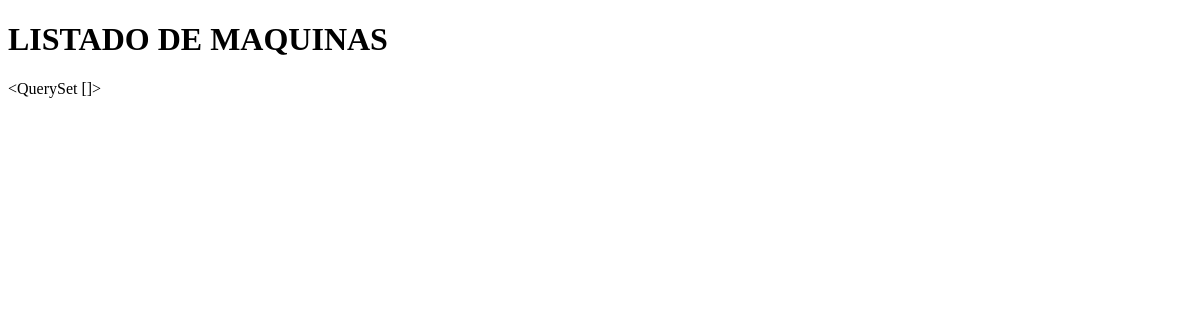
The app's page /supervisor/lista_maquinas/, older data.
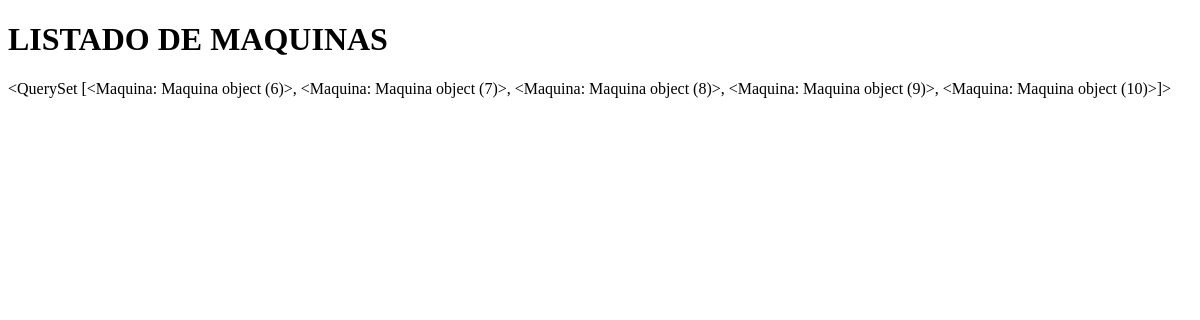
The same page, newer data.
### supervisor/models.py (models this page shows, shortened)
class AbstractClass(models.Model):
    created_at = models.DateTimeField(auto_now_add=True)
    updated_at = models.DateTimeField(auto_now=True)
    class Meta:
        abstract=True

class Maquina(AbstractClass):
    estado = models.CharField(max_length=100)
    nombre_maquina = models.CharField(max_length=250, null = False)
    operario = models.ForeignKey(Operario, on_delete=models.SET_NULL, null=True)
    activo_desde = models.DateTimeField()
    tiempo_actual_con_articulo = models.DateTimeField()
    cantidad_producidos = models.IntegerField()
    maquina_automatica = models.BooleanField(default=False)
    class Meta:
        verbose_name = "Máquina"
        verbose_name_plural = "Máquinas"

### supervisor/views.py (the view)
# urls.py: path('lista_maquinas/', ListaDeMaquinas.as_view(), name='lista-maquinas'),
class ListaDeMaquinas(ListView):
    model = Maquina
    template_name = 'lista_de_maquinas.html'
    def get_context_data(self, **kwargs):
            context = super().get_context_data(**kwargs)
            context["title"] = "LISTADO DE MAQUINAS"
            return context

### supervisor/templates/lista_de_maquinas.html (shortened to what this page needs)
{% extends 'index.html' %}
{% block content %}
    <h1>{{ title }}</h1>
    <p>{{ object_list }}</p>
{% endblock %}

### templates/index.html (shortened to what this page needs)
{% extends 'base.html' %}

### templates/base.html (shortened to what this page needs)
<!DOCTYPE html>
<html lang="en">
<head>
</head>
<body>
    {% block content %}
    {% endblock %}
</body>
</html>

Row changes from the older to the newer data that the page shows:
added Maquina: id "<QuerySet [<Maquina: Maquina object (6)>, <Maquina: Maquina object (7)>, <Maquina: Maquina object (8)>, <Maquina: Maquina object (9)>, <Maquina: Maquina object (10)>]>"
Text that changed along with them:
{{ object_list }}: "<QuerySet []>" → (not shown)
